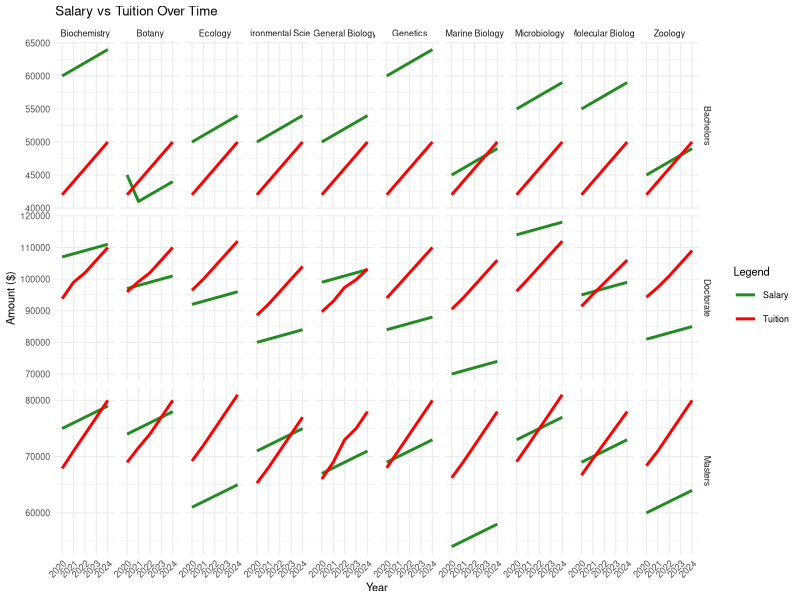
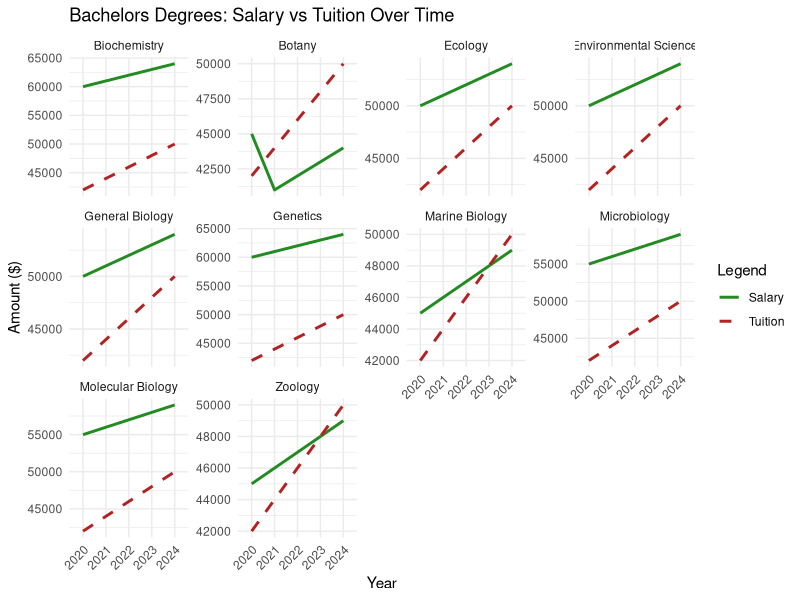
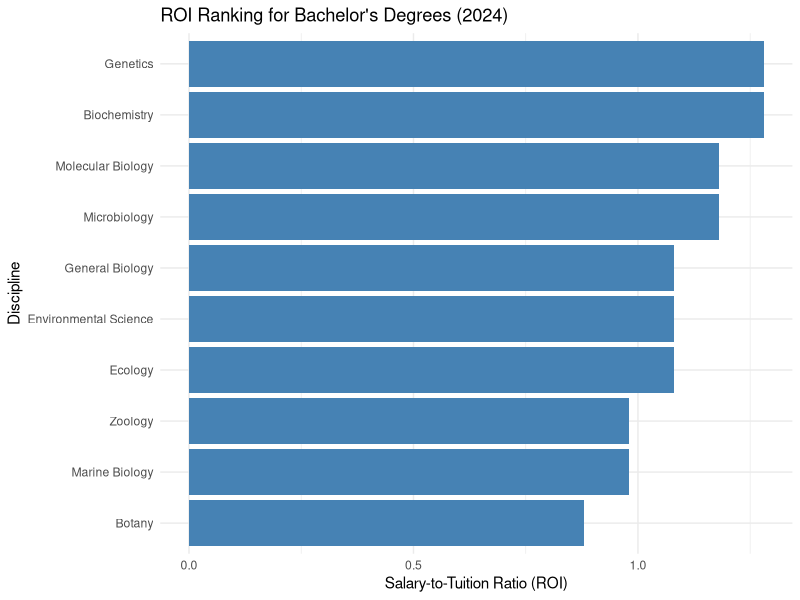
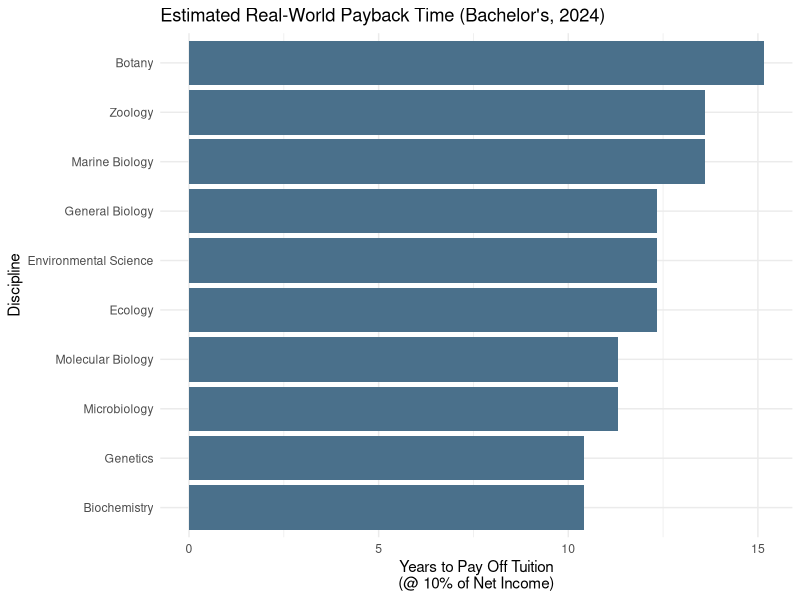
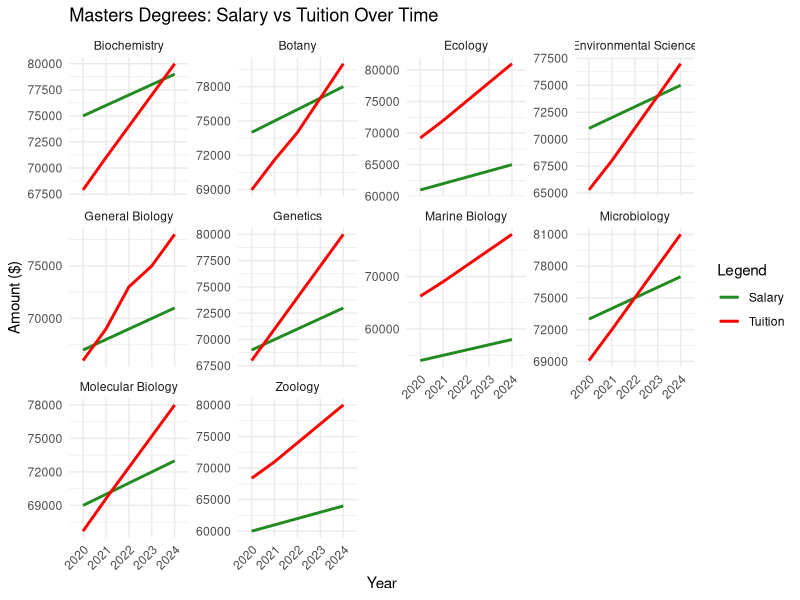
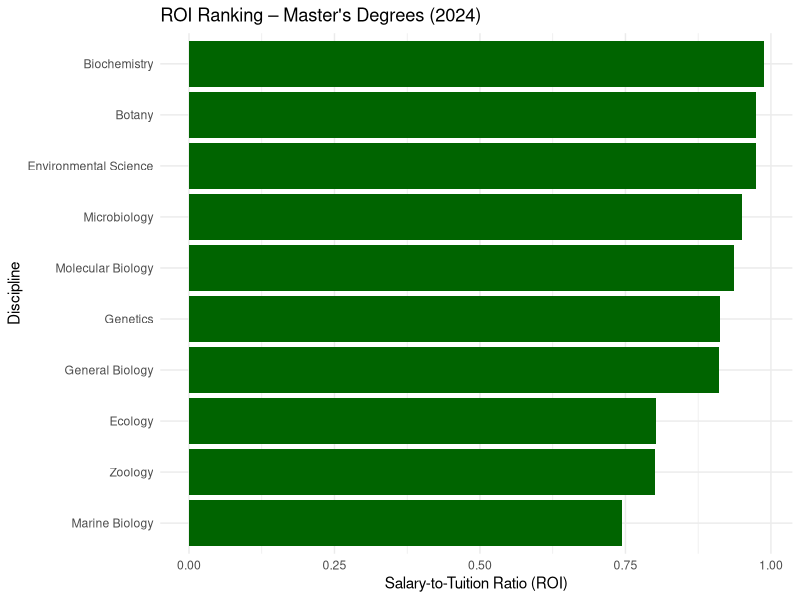
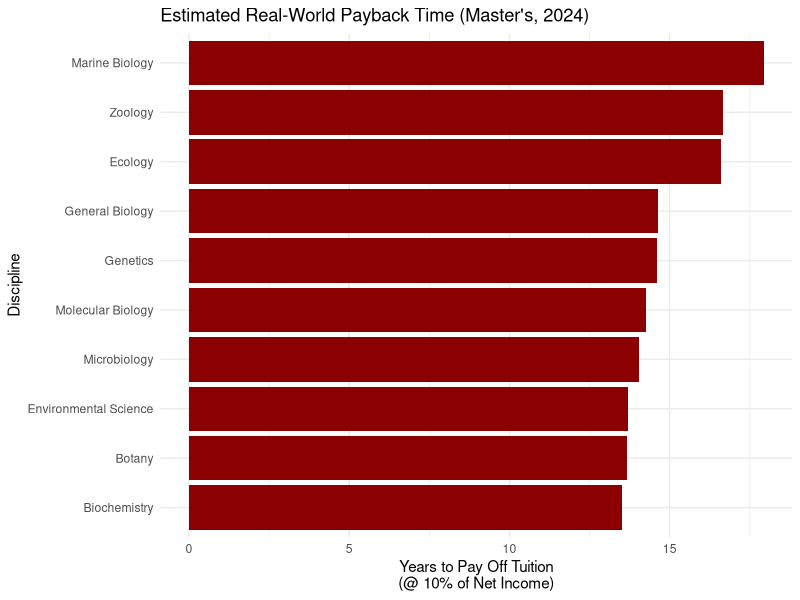
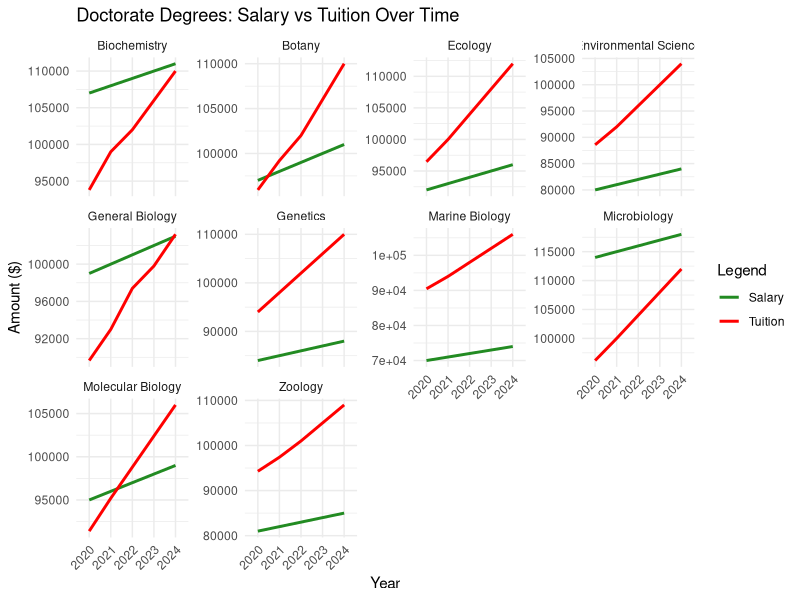

The R source for these figures, in order:
library(readxl)
library(tidyverse)
library(scales)
library(kableExtra)
library(knitr)

raw_data <- read_excel("Degree vs Income Data.xlsx")

# Identify where each section begins
masters_start <- which(raw_data$`Bachelors Degree` == "Masters Degree")
doctorate_start <- which(raw_data$`Bachelors Degree` == "Doctorate Degree")

# Split data into 3 sections
bachelors_data <- raw_data[1:(masters_start - 1), ] %>%
  mutate(DegreeLevel = "Bachelors")

masters_data <- raw_data[(masters_start + 1):(doctorate_start - 1), ] %>%
  mutate(DegreeLevel = "Masters")

doctorate_data <- raw_data[(doctorate_start + 1):nrow(raw_data), ] %>%
  mutate(DegreeLevel = "Doctorate")


# Combine all into one clean dataframe
clean_data <- bind_rows(bachelors_data, masters_data, doctorate_data) %>%
  rename(Discipline = `Bachelors Degree`)


# Optional: reorder columns
clean_data <- clean_data %>%
  relocate(DegreeLevel, .before = Discipline)


# View result
head(clean_data)




#now convert to long format for plotting
# Make salary long
salary_long <- clean_data %>%
  pivot_longer(
    cols = starts_with("Average Salary"),
    names_to = "Year",
    values_to = "Salary"
  ) %>%
  mutate(Year = str_extract(Year, "\\d+"))



# Make tuition long
tuition_long <- clean_data %>%
  pivot_longer(
    cols = starts_with("Average Tuition"),
    names_to = "Year",
    values_to = "Tuition"
  ) %>%
  mutate(Year = str_extract(Year, "\\d+"))




tidy_data <- left_join(salary_long, tuition_long,
                       by = c("DegreeLevel", "Discipline", "Year"))



ggplot(tidy_data, aes(x = Year, group = interaction(DegreeLevel, Discipline))) +
  geom_line(aes(y = Salary, color = "Salary"), size = 1) +
  geom_line(aes(y = Tuition, color = "Tuition"), size = 1) +
  facet_grid(DegreeLevel ~ Discipline, scales = "free_y") +
  scale_color_manual(values = c("Salary" = "forestgreen", "Tuition" = "red")) +
  labs(title = "Salary vs Tuition Over Time",
       x = "Year", y = "Amount ($)", color = "Legend") +
  theme_minimal(base_size = 8) +
  theme(axis.text.x = element_text(angle = 45, hjust = 1))


#split the degree levels
# Split data into three degree levels
bachelors_data <- tidy_data %>% filter(DegreeLevel == "Bachelors")
masters_data   <- tidy_data %>% filter(DegreeLevel == "Masters")
doctorate_data <- tidy_data %>% filter(DegreeLevel == "Doctorate")


# bachelors plot
ggplot(bachelors_data, aes(x = Year, group = Discipline)) +
  geom_line(aes(y = Salary, color = "Salary"), size = 1) +
  geom_line(aes(y = Tuition, color = "Tuition"), size = 1, linetype = "dashed") +
  facet_wrap(~Discipline, scales = "free_y") +
  scale_color_manual(values = c("Salary" = "forestgreen", "Tuition" = "firebrick")) +
  labs(title = "Bachelors Degrees: Salary vs Tuition Over Time",
       x = "Year", y = "Amount ($)", color = "Legend") +
  theme_minimal() +
  theme(axis.text.x = element_text(angle = 45, hjust = 1))

# Filter to 2024 data only
bachelors_2024 <- bachelors_data %>%
  filter(Year == "2024") %>%
  mutate(
    ROI = Salary / Tuition
  )

# Filter for 2024 data
bachelors_2024 <- bachelors_data %>%
  filter(Year == "2024") %>%
  mutate(
    ROI = Salary / Tuition
  ) %>%
  arrange(desc(ROI)) %>%
  mutate(Rank = row_number())  # Add a ranking column
# View full ranked table
print(bachelors_2024 %>% select(Rank, Discipline, Salary, Tuition, ROI))

ggplot(bachelors_2024, aes(x = reorder(Discipline, ROI), y = ROI)) +
  geom_col(fill = "steelblue") +
  coord_flip() +
  labs(title = "ROI Ranking for Bachelor's Degrees (2024)",
       x = "Discipline",
       y = "Salary-to-Tuition Ratio (ROI)") +
  theme_minimal()

bachelors_real_world <- bachelors_data %>%
  filter(Year == "2024") %>%
  mutate(
    NetIncome = Salary * 0.75,
    AnnualLoanPayment = NetIncome * 0.10,
    RealWorldPaybackYears = Tuition / AnnualLoanPayment
  ) %>%
  arrange(RealWorldPaybackYears) %>%
  mutate(Rank = row_number()) %>%
  select(Rank, Discipline, Salary, Tuition, RealWorldPaybackYears)

ggplot(bachelors_real_world, aes(x = reorder(Discipline, RealWorldPaybackYears), y = RealWorldPaybackYears)) +
  geom_col(fill = "skyblue4") +
  coord_flip() +
  labs(title = "Estimated Real-World Payback Time (Bachelor's, 2024)",
       x = "Discipline",
       y = "Years to Pay Off Tuition\n(@ 10% of Net Income)") +
  theme_minimal()

knitr::kable(bachelors_real_world, digits = 1,
             caption = "Estimated Payback Time (Real World) – Bachelor's Degrees (2024)")







# Masters plot


ggplot(masters_data, aes(x = Year, group = Discipline)) +
  geom_line(aes(y = Salary, color = "Salary"), size = 1) +
  geom_line(aes(y = Tuition, color = "Tuition"), size = 1) +
  facet_wrap(~Discipline, scales = "free_y") +
  scale_color_manual(values = c("Salary" = "forestgreen", "Tuition" = "red")) +
  labs(title = "Masters Degrees: Salary vs Tuition Over Time",
       x = "Year", y = "Amount ($)", color = "Legend") +
  theme_minimal() +
  theme(axis.text.x = element_text(angle = 45, hjust = 1))

# Filter Master's data for 2024 and calculate ROI
masters_2024 <- masters_data %>%
  filter(Year == "2024") %>%
  mutate(
    ROI = Salary / Tuition
  ) %>%
  arrange(desc(ROI)) %>%
  mutate(Rank = row_number()) %>%
  select(Rank, Discipline, Salary, Tuition, ROI)

masters_real_world <- masters_data %>%
  filter(Year == "2024") %>%
  mutate(
    NetIncome = Salary * 0.75,
    AnnualLoanPayment = NetIncome * 0.10,
    RealWorldPaybackYears = Tuition / AnnualLoanPayment
  ) %>%
  arrange(RealWorldPaybackYears) %>%
  mutate(Rank = row_number()) %>%
  select(Rank, Discipline, Salary, Tuition, RealWorldPaybackYears)

ggplot(masters_2024, aes(x = reorder(Discipline, ROI), y = ROI)) +
  geom_col(fill = "darkgreen") +
  coord_flip() +
  labs(title = "ROI Ranking – Master's Degrees (2024)",
       x = "Discipline",
       y = "Salary-to-Tuition Ratio (ROI)") +
  theme_minimal()

ggplot(masters_real_world, aes(x = reorder(Discipline, RealWorldPaybackYears), y = RealWorldPaybackYears)) +
  geom_col(fill = "darkred") +
  coord_flip() +
  labs(title = "Estimated Real-World Payback Time (Master's, 2024)",
       x = "Discipline",
       y = "Years to Pay Off Tuition\n(@ 10% of Net Income)") +
  theme_minimal()

knitr::kable(masters_real_world, digits = 1,
             caption = "Estimated Payback Time (Real World) – Master's Degrees (2024)")












# Doctorate Plot
ggplot(doctorate_data, aes(x = Year, group = Discipline)) +
  geom_line(aes(y = Salary, color = "Salary"), size = 1) +
  geom_line(aes(y = Tuition, color = "Tuition"), size = 1) +
  facet_wrap(~Discipline, scales = "free_y") +
  scale_color_manual(values = c("Salary" = "forestgreen", "Tuition" = "red")) +
  labs(title = "Doctorate Degrees: Salary vs Tuition Over Time",
       x = "Year", y = "Amount ($)", color = "Legend") +
  theme_minimal() +
  theme(axis.text.x = element_text(angle = 45, hjust = 1))

# ROI and Real-World Payback for Doctorate Degrees
doctorate_2024 <- doctorate_data %>%
  filter(Year == "2024") %>%
  mutate(
    ROI = Salary / Tuition,
    NetIncome = Salary * 0.75,
    AnnualLoanPayment = NetIncome * 0.10,
    RealWorldPaybackYears = Tuition / AnnualLoanPayment
  )


ggplot(doctorate_2024, aes(x = reorder(Discipline, ROI), y = ROI)) +
  geom_col(fill = "darkgreen") +
  coord_flip() +
  labs(title = "ROI Ranking – Doctorate Degrees (2024)",
       x = "Discipline",
       y = "Salary-to-Tuition Ratio (ROI)") +
  theme_minimal()

# Create ranked summary table
doctorate_real_world <- doctorate_2024 %>%
  arrange(RealWorldPaybackYears) %>%
  mutate(Rank = row_number()) %>%
  select(Rank, Discipline, Salary, Tuition, RealWorldPaybackYears)


knitr::kable(doctorate_real_world, digits = 1,
             caption = "Estimated Payback Time (Real World) – Doctorate Degrees (2024)")



# Top and bottom 3 of any discipline across all degrees

# Combine all degree levels and calculate real-world payback
combined_2024 <- bind_rows(bachelors_data, masters_data, doctorate_data) %>%
  filter(Year == "2024") %>%
  mutate(
    NetIncome = Salary * 0.75,
    AnnualLoanPayment = NetIncome * 0.10,
    RealWorldPaybackYears = Tuition / AnnualLoanPayment
  )

# Add a flag to mark top or bottom 3
top_and_bottom3 <- combined_2024 %>%
  arrange(RealWorldPaybackYears) %>%
  slice(c(1:3, (n() - 2):n())) %>%
  mutate(Position = case_when(
    row_number() <= 3 ~ "top",
    TRUE ~ "bottom"
  )) %>%
  select(Position, DegreeLevel, Discipline, Salary, Tuition, RealWorldPaybackYears)

# Build styled table
top_and_bottom3 %>%
  mutate(Discipline = ifelse(
    Position == "top",
    cell_spec(Discipline, underline = TRUE, color = "darkgreen"),
    cell_spec(Discipline, underline = TRUE, color = "darkred")
  )) %>%
  select(-Position) %>%
  kable(format = "html", escape = FALSE, digits = 1,
        caption = "Top & Bottom 3 Disciplines by Real-World Payback Time – All Degree Levels (2024)") %>%
  kable_styling(full_width = FALSE, bootstrap_options = c("striped", "hover", "condensed"))


kable((raw_data), caption = "Degree vs Income Data")
